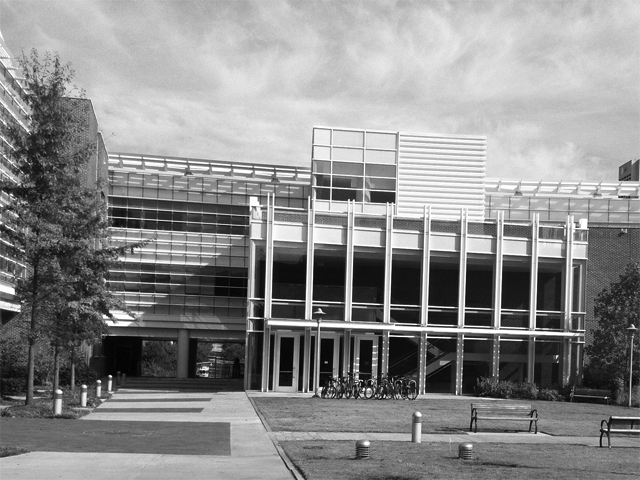
#> input picture transA.jpg, 640 x 480 px
$ python FeatMatchRansac.py
#> lines starting #> are read from the running program, lines starting #| are printed output that depends on the picture; after the words box and inside, x2 and y2 are one past the last pixel; in counts of white or black regions, pixels touching at a corner belong together
import cv2
import numpy as np
from matplotlib import pyplot as plt
simA1 =cv2.imread('transA.jpg')
#> simA1 is the input picture: shape (480, 640, 3); min 0, max 255, mean 139
simA = cv2.imread('transA.jpg')
simB1 = cv2.imread('transB.jpg')
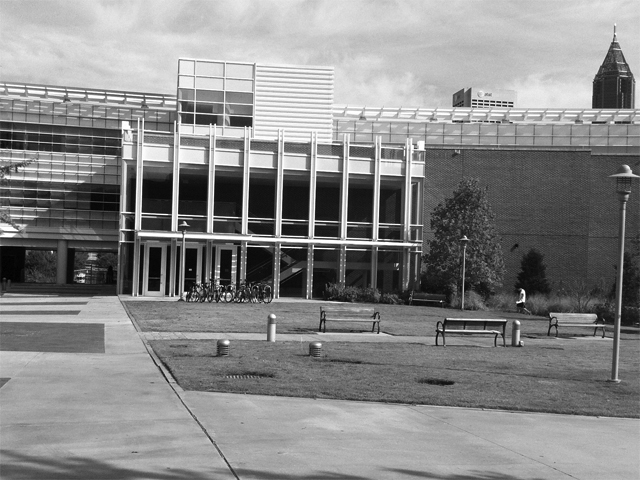
#> input picture transB.jpg, 640 x 480 px
#> simB1 is the input picture: shape (480, 640, 3); min 0, max 255, mean 135.6
simB = cv2.imread('transB.jpg')


###returns an image with corners marked in red (image) and local maxima values of corner locations
def H(image):
    gray = cv2.cvtColor(image,cv2.COLOR_BGR2GRAY)
    gray = np.float32(gray)
    dst = cv2.cornerHarris(gray,2,7,0.04)
    dst = cv2.dilate(dst,None)
    image[dst>(0.1*dst.max())]=[0,0,255]
#> image: shape (480, 640, 3); 1.36% of pixels changed, all inside (x1, y1, x2, y2) = (0, 123, 640, 480)
    cv2.imwrite('dst.png', dst)
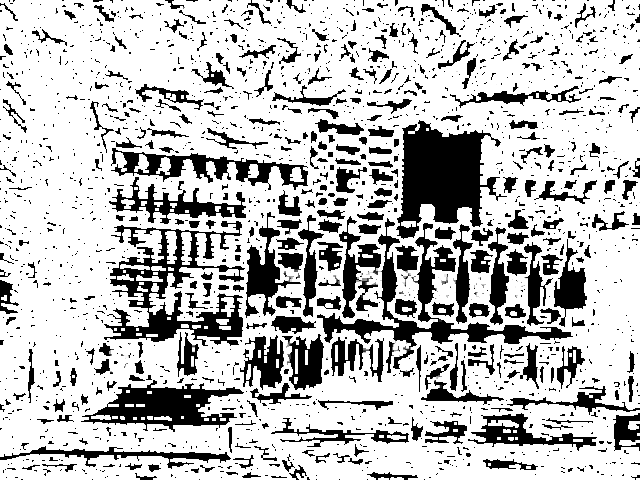
#> saved as dst.png: shape (480, 640); min 0, max 255, mean 189.6
    cv2.imshow('dst',image)
    cv2.waitKey(0)
    cv2.destroyAllWindows()
    return image, dst

def drawlines(img1, img2, ptsa, ptsb):
    FONT = cv2.FONT_HERSHEY_SIMPLEX
    FONT_SCALE = 1.0
    FONT_THICKNESS = 2
    bg_color = (255, 255, 255)
    label_color = (0, 0, 0)
    img1 = cv2.cvtColor(img1, cv2.COLOR_BGR2GRAY)
    img2 = cv2.cvtColor(img2, cv2.COLOR_BGR2GRAY)
    img1 = cv2.cvtColor(img1, cv2.COLOR_GRAY2BGR)
    img2 = cv2.cvtColor(img2, cv2.COLOR_GRAY2BGR)


    cc = -1
    for pt1 in ptsa:
        vis = np.concatenate((img1, img2), axis=1)
        vis2 = vis
        cv2.imshow('vis', vis2)
        cv2.waitKey(300)
        cv2.destroyAllWindows()
        cc+=1
        bc = -1
        for pt2 in ptsb:

            bc+=1
            pixA = img1[int(pt1[0]), int(pt1[1])]
            pixB= img2[int(ptsb[bc][0]), int(ptsb[bc][1])]
            #print('pixel color', pixA[0], pixB[0])
            x0, y0 = pt1[1], pt1[0]
            x1, y1 = pt2[1], pt2[0]
            text1 = ('pt1 X is %d') % int(x0)
            text3 = ('pt1 y is %d') % y0

            text2 = ('pt2 x is %d') % x1
            text4 = ('pt2 y is %d') % y1
            vis2 = cv2.circle(vis2, (int(pt2[1]+640), int(pt2[0])), 1, (255,0,0), 2)

            vis2 = cv2.circle(vis2, (int(pt1[1]), int(pt1[0])), 1, (0,255,0), 2)


            if pixA[0] == pixB[0]:# and pix1G == pix2G and pix1R == pix2R:
                cv2.putText(vis2, text1, (50,80), 2, 2,color=(2,250,0), thickness=2)
                cv2.putText(vis2, text3, (50,150), 2, 2,color=(2,250,0), thickness=2)
                cv2.putText(vis2, text2, (50,200), 2, 2,color=(255,0,0), thickness=2)
                cv2.putText(vis2, text4, (50,270), 2, 2,color=(255,0,0), thickness=2)
                color = tuple(np.random.randint(0,255,3).tolist())
                vis2 = cv2.line(vis2, (int(x0), int(y0)), (int(x1+640), int(y1)), color, 2)
                cv2.imshow('vis', vis2)
                cv2.waitKey(1500)
                vis2 = vis
                cv2.destroyAllWindows()

                break

            else:
                vis2 = vis
                continue
        vis2 = vis
    cv2.imshow('vis', vis2)
    cv2.waitKey(0)
    cv2.destroyAllWindows()

    return vis

### uses H() above to make an x, y list of corners detected, returns Alist and displays all the corners found in green to confirm corners found with H()
def findlist(imagex):
    cv2.imshow('dst',imagex)
    cv2.waitKey(0)
    cv2.destroyAllWindows()
    Hlist=H(imagex)
    Alist = [ ]
    rc = -1
    for A in Hlist[0]:
        cc = -1
        rc+=1
        for pix in A:
            cc+=1
            if pix[0] == 0 and pix[1]==0 and pix[2]==255:
                simAlist = [ ]
                simAlist.append(rc)
                simAlist.append(cc)
                Alist.append(simAlist)
                imagex[rc, cc] = [0, 255, 0]
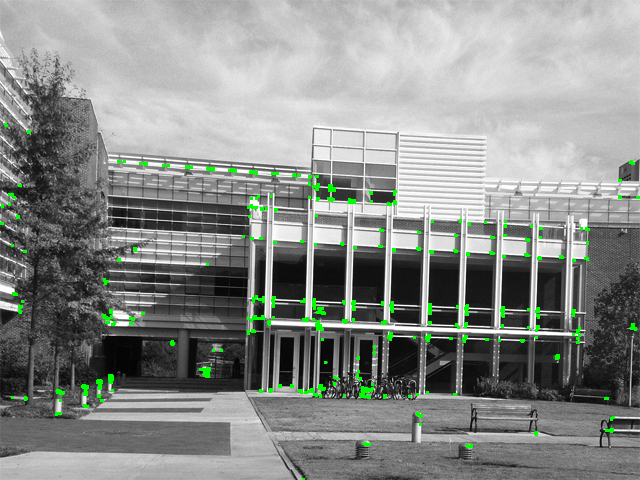
#> imagex: shape (480, 640, 3); mean B, G, R 137.2, 140.7, 137.2
#> after the loop, Alist = 4181 pairs, first value 123 to 479, second value 0 to 639; rc = 479
    cv2.imshow('simA', imagex)
    cv2.waitKey(0)
    cv2.destroyAllWindows()
    return Alist


srcpoints = (np.asarray(findlist(simA)))
#> srcpoints has the same summary as Alist in findlist
srcpoints = np.float32(srcpoints)
dstpoints = np.float32(np.asarray(findlist(simB)))
#> in H (call 2), `dst = cv2.dilate(dst,None)`:
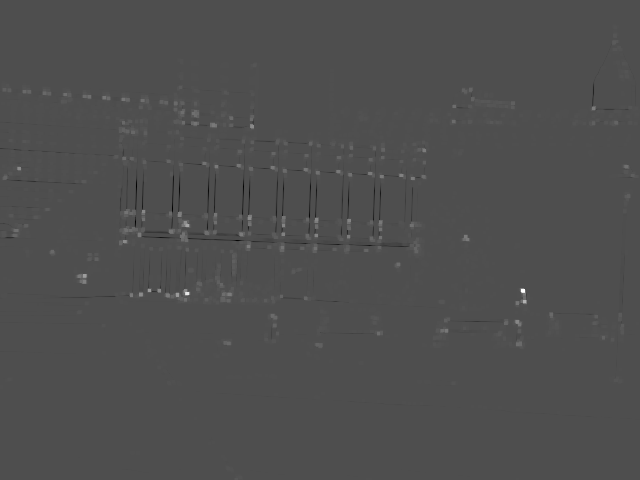
#> dst: shape (480, 640) float32; min -2.15e+11, max 4.81e+11, mean 721321664; drawn with min black and max white
#> in H (call 2), `image[dst>(0.1*dst.max())]=[0,0,255]`: image: shape (480, 640, 3); 0.78% of pixels changed, all inside (x1, y1, x2, y2) = (3, 88, 629, 346)
#> in H (call 2), `cv2.imwrite('dst.png', dst)`:
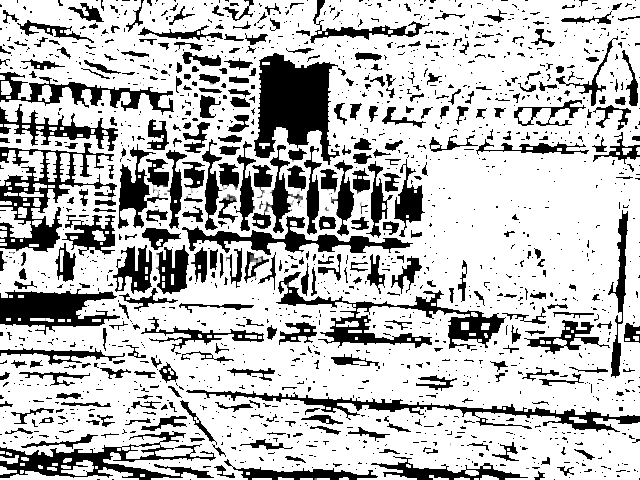
#> saved as dst.png: shape (480, 640); min 0, max 255, mean 189.1
#> after the loop in findlist (call 2), `for A in Hlist[0]:`:
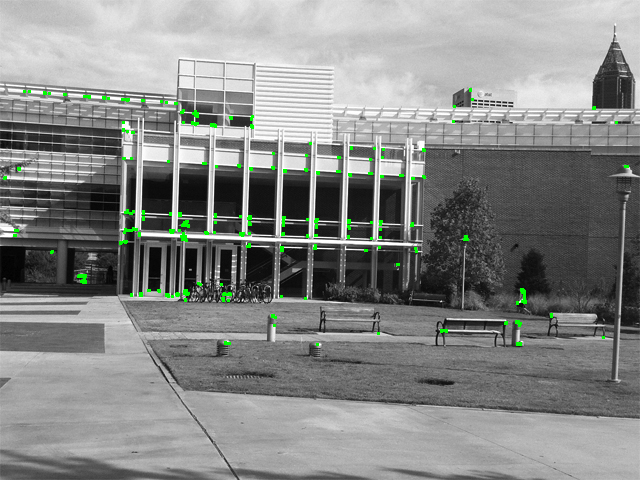
#> imagex: shape (480, 640, 3); mean B, G, R 134.6, 136.6, 134.6
#> after the loop in findlist (call 2), `for A in Hlist[0]:`: Alist = 2389 pairs, first value 88 to 345, second value 3 to 628; rc = 479
#> dstpoints has the same summary as Alist in findlist

show = drawlines(simA1, simB1, srcpoints, dstpoints)#aA, bB)
#> the loop in drawlines, `for pt1 in ptsa:` made 4181 passes
#> pt1 on passes 1 to 3: [123, 4], [123, 5], [123, 6]
#> after the loop in drawlines, `for pt1 in ptsa:`:
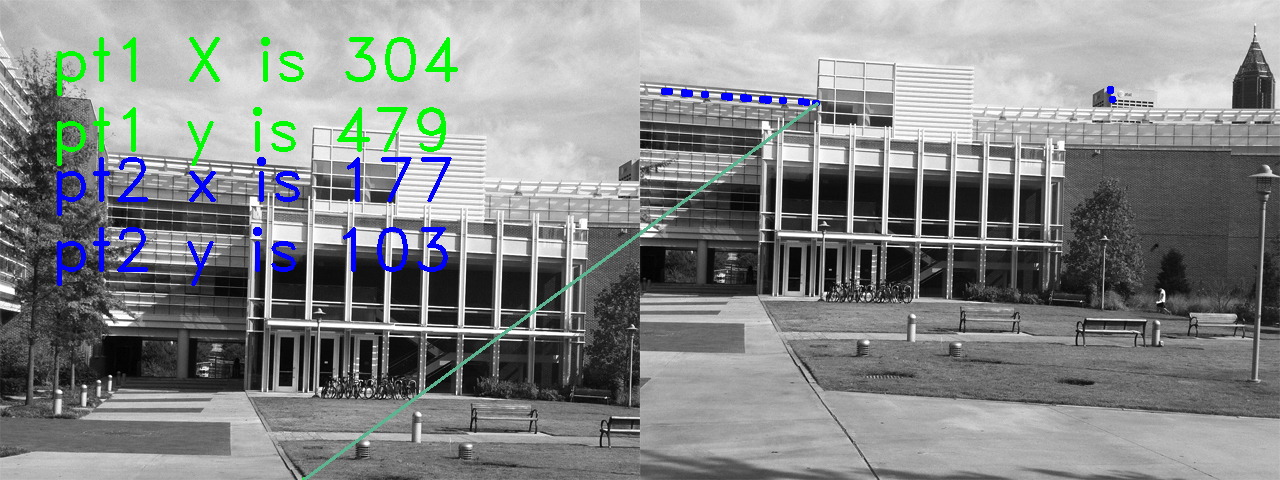
#> vis2: shape (480, 1280, 3); mean B, G, R 136.7, 136.6, 133.5
#> after the loop in drawlines, `for pt1 in ptsa:`: cc = 4180
cv2.imshow('simA', show[1])
cv2.imshow('simB', show)
cv2.waitKey(0)
cv2.destroyAllWindows()
np.savetxt('srcpoints.txt',srcpoints, fmt='%d')
np.savetxt('dstpoints.txt',dstpoints, fmt='%d')
print(srcpoints, dstpoints)
#> (printed output is left out)
#> (the run stopped early here; a loop or call above may not have finished)
